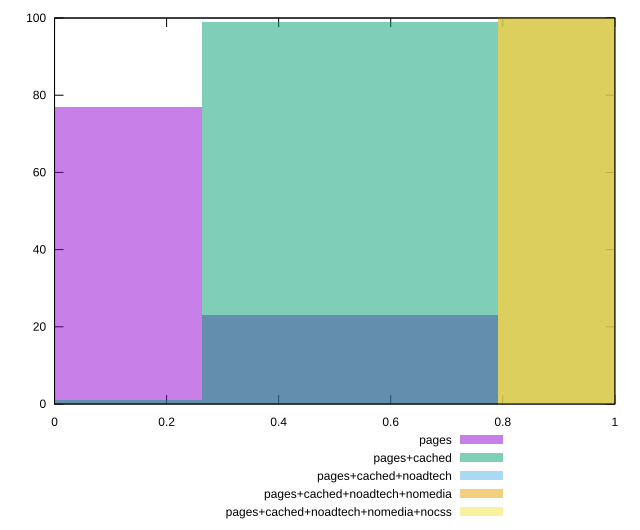

gnuplot code for this plot:
reset

$pages <<EOF
0 77
0.5276308803962382 23
EOF

$pagesCached <<EOF
0 1
0.5276308803962382 99
EOF

$pagesCachedNoadtech <<EOF
1.0552617607924764 100
EOF

$pagesCachedNoadtechNomedia <<EOF
1.0552617607924764 100
EOF

$pagesCachedNoadtechNomediaNocss <<EOF
1.0552617607924764 100
EOF

set key outside below
set boxwidth 0.5276308803962382
set xrange [0:1]
set yrange [0:100]
set trange [0:100]
set style fill transparent solid 0.5 noborder
set terminal svg size 640, 530 enhanced background rgb 'white'
set output "report_00009_2021-02-08T22-37-41.559Z/speed-index/comparison/histogram/all_score.svg"

plot $pages title "pages" with boxes, \
     $pagesCached title "pages+cached" with boxes, \
     $pagesCachedNoadtech title "pages+cached+noadtech" with boxes, \
     $pagesCachedNoadtechNomedia title "pages+cached+noadtech+nomedia" with boxes, \
     $pagesCachedNoadtechNomediaNocss title "pages+cached+noadtech+nomedia+nocss" with boxes

reset
